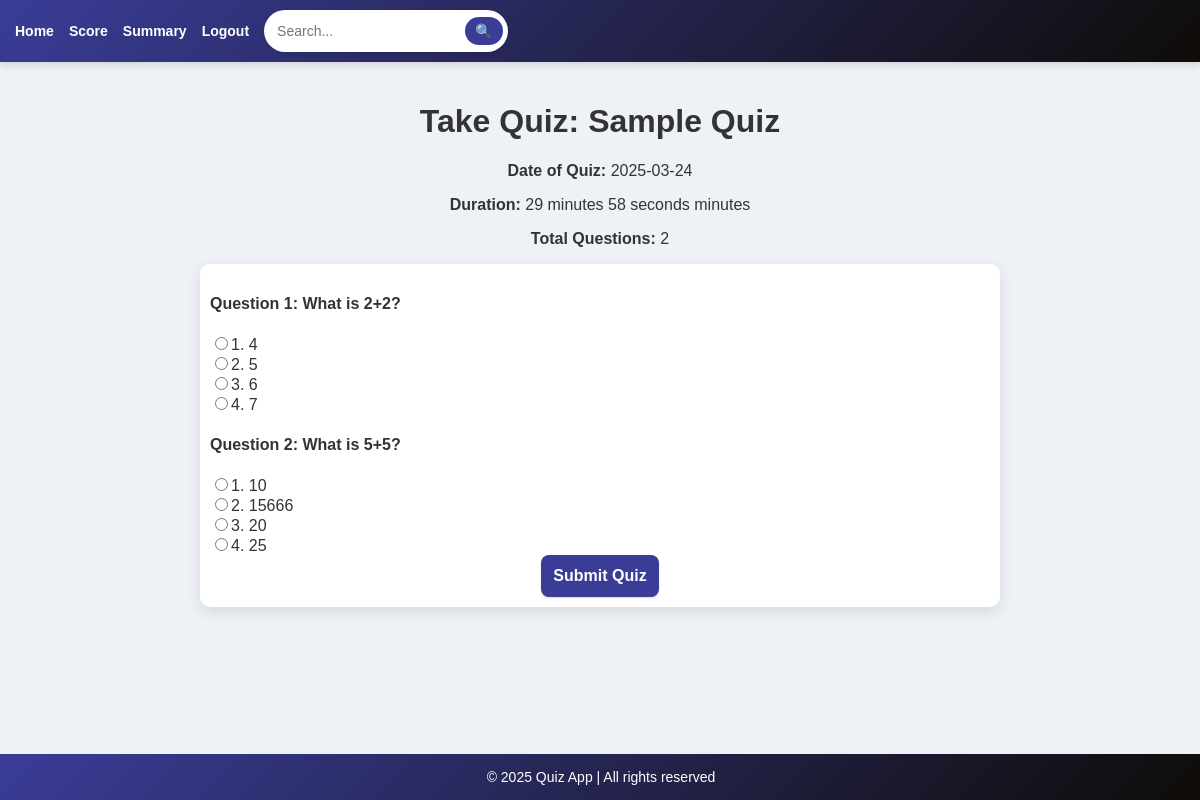
Page /take_quiz/1 on the earlier database version.
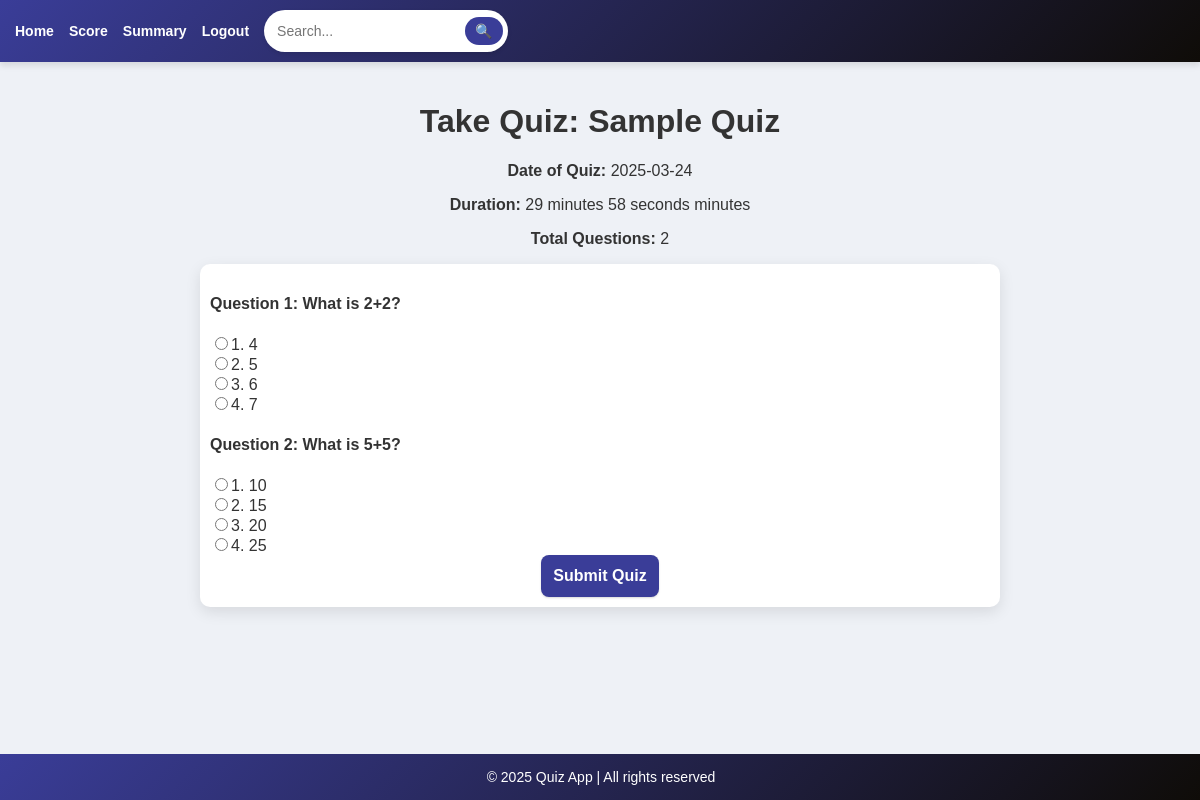
Same page on the later database version.
### models.py (models this page shows, shortened)
class Question(db.Model):
    __tablename__ = 'questions'
    id = db.Column(db.Integer, primary_key=True)
    question_statement = db.Column(db.String, nullable=False)
    option1 = db.Column(db.String, nullable=False)
    option2 = db.Column(db.String, nullable=False)
    option3 = db.Column(db.String, nullable=False)
    option4 = db.Column(db.String, nullable=False)
    correct_answer = db.Column(db.String, nullable=False)
    chapter_id = db.Column(db.Integer, db.ForeignKey('chapters.id'), nullable=False)
    chapter = db.relationship("Chapter", back_populates="questions")

### app.py (the view)
@app.route('/take_quiz/<int:quiz_id>', methods=['GET'])
def take_quiz(quiz_id):
    quiz = Quiz.query.get_or_404(quiz_id)
    questions = Question.query.filter_by(chapter_id=quiz.chapter_id).all()
    return render_template('take_quiz.html', quiz=quiz, questions=questions)

### templates/take_quiz.html (shortened to what this page needs)
{% extends 'base1.html' %}
{% block content %}
<div class="container">
    <h1 class="text-center">Take Quiz: {{ quiz.name }}</h1>
    <div class="quiz-details text-center">
        <p><strong>Date of Quiz:</strong> {{ quiz.date_of_quiz.strftime('%Y-%m-%d') }}</p>
        <p><strong>Duration:</strong> <span id="timer">{{ quiz.time_duration }}</span> minutes</p>
        <p><strong>Total Questions:</strong> {{ questions|length }}</p>
    </div>
    <form method="POST" action="{{ url_for('submit_quiz', quiz_id=quiz.id) }}" onsubmit="setStartTime()">
        <div class="quiz-questions" style="text-align: left;">
            {% for question in questions %}
                <div class="question">
                    <h4>Question {{ loop.index }}: {{ question.question_statement }}</h4>
                    <div>
                        <input type="radio" name="question_{{ question.id }}" value="{{ question.option1 }}" required>1. {{ question.option1 }}<br>
                        <input type="radio" name="question_{{ question.id }}" value="{{ question.option2 }}">2. {{ question.option2 }}<br>
                        <input type="radio" name="question_{{ question.id }}" value="{{ question.option3 }}">3. {{ question.option3 }}<br>
                        <input type="radio" name="question_{{ question.id }}" value="{{ question.option4 }}">4. {{ question.option4 }}<br>
                    </div>
                </div>
            {% endfor %}
        </div>
        <button type="submit" class="btn btn-primary" style="text-align: center;">Submit Quiz</button>
    </form>
</div>
{% endblock %}

Differences in the rows shown:
changed Question "What is 5+5?": option2 "15666" → "15"
